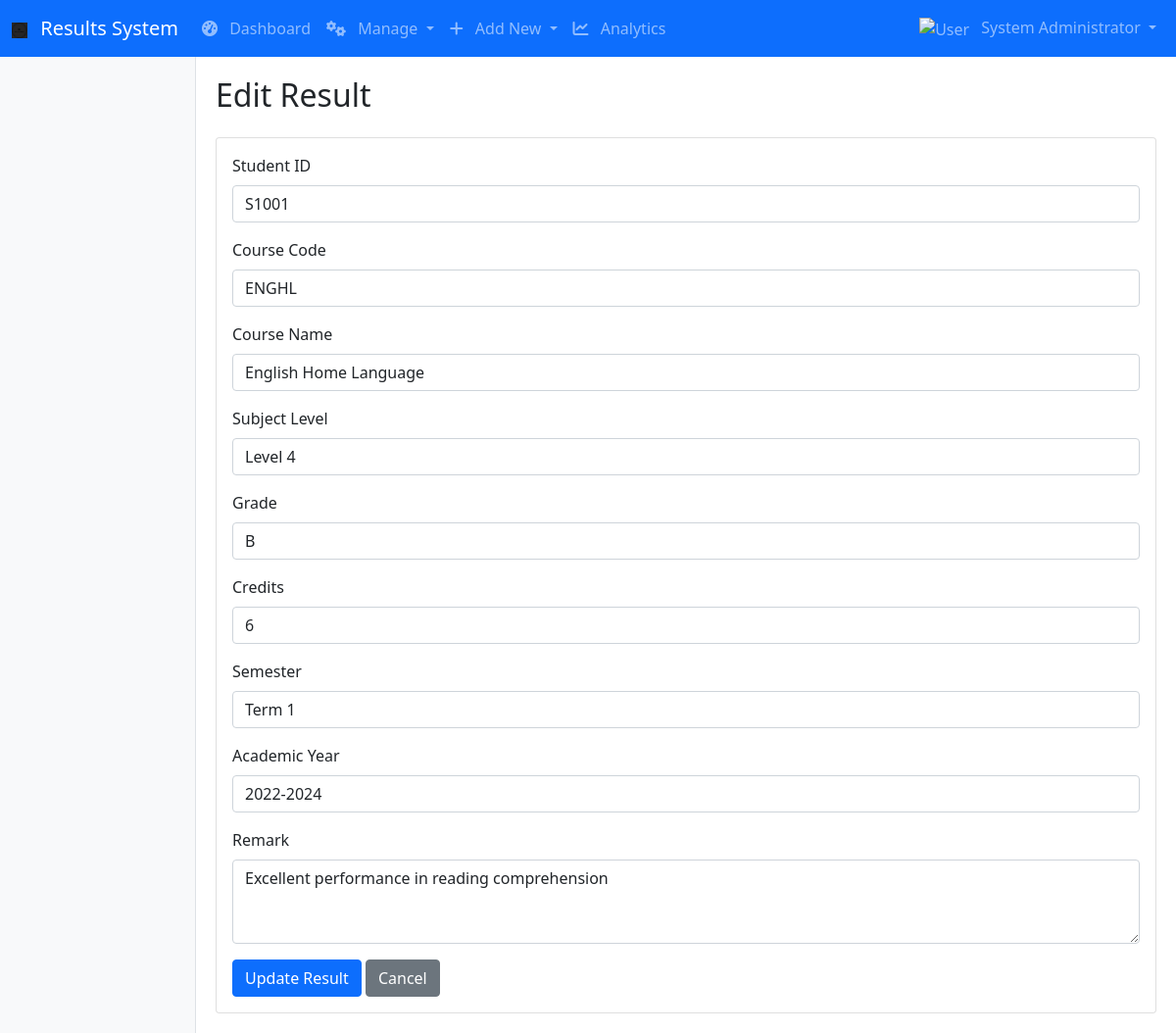
Before: /admin/edit_result/1 (signed in) with the older database file.
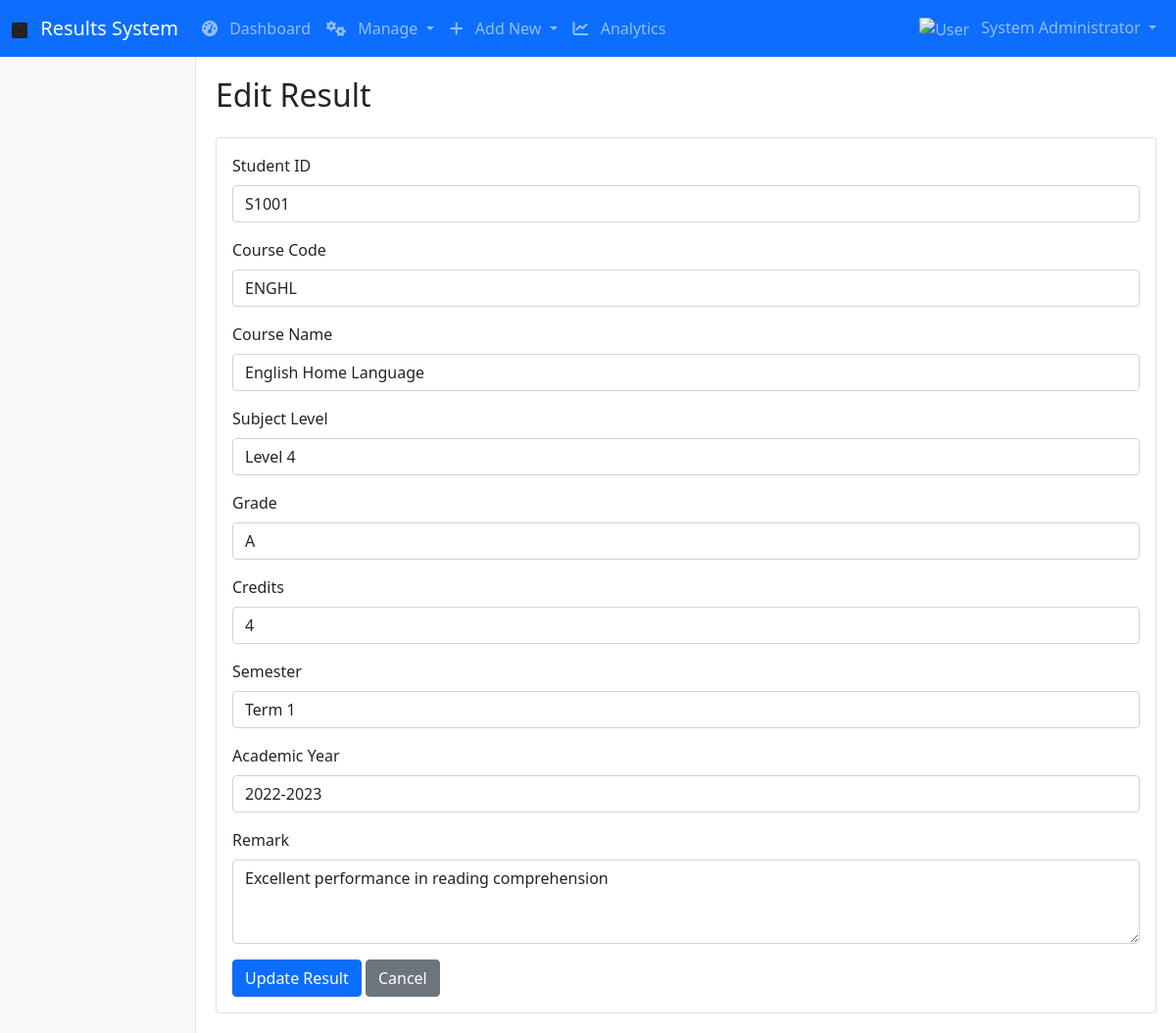
After: the same page with the newer database file.
### tables this page shows
CREATE TABLE results
                 (id INTEGER PRIMARY KEY AUTOINCREMENT,
                 student_id TEXT NOT NULL,
                 course_code TEXT NOT NULL,
                 course_name TEXT NOT NULL,
                 subject_level TEXT,
                 grade TEXT NOT NULL,
                 credits INTEGER,
                 semester TEXT NOT NULL,
                 academic_year TEXT NOT NULL,
                 remark TEXT,
                 FOREIGN KEY (student_id) REFERENCES students (student_id));

### app.py (the view)
    def decorated_function(*args, **kwargs):
        if 'role' not in session or session['role'] != 'admin':
            flash('Admin access required.', 'danger')
            return redirect(url_for('login'))
        return f(*args, **kwargs)

### app.py (called while the page is built, shortened)
def get_db_connection():
    conn = sqlite3.connect('results.db')
    conn.row_factory = sqlite3.Row
    return conn

def admin_required(f):
    def decorated_function(*args, **kwargs):
        if 'role' not in session or session['role'] != 'admin':
            flash('Admin access required.', 'danger')
            return redirect(url_for('login'))
        return f(*args, **kwargs)
    decorated_function.__name__ = f.__name__
    return decorated_function

@app.context_processor
def utility_processor():
    def now(format='%Y-%m-%d %H:%M'):
        return datetime.now().strftime(format)
    return dict(now=now)

@app.route('/admin/edit_result/<int:result_id>', methods=['GET', 'POST'])
@admin_required
def edit_result(result_id):
    conn = get_db_connection()
    result = conn.execute('SELECT * FROM results WHERE id = ?', (result_id,)).fetchone()
    conn.close()
    if not result:
        flash('Result not found.', 'danger')
        return redirect(url_for('manage_results'))
    return render_template('edit_result.html', result=result, subjects=SUBJECTS)

### templates/edit_result.html
{% extends "base.html" %}
{% block content %}
<h2 class="mb-4">Edit Result</h2>
<div class="card">
    <div class="card-body">
        <form method="POST">
            <div class="mb-3">
                <label for="student_id" class="form-label">Student ID</label>
                <input type="text" class="form-control" id="student_id" name="student_id" value="{{ result.student_id }}" required>
            </div>
            <div class="mb-3">
                <label for="course_code" class="form-label">Course Code</label>
                <input type="text" class="form-control" id="course_code" name="course_code" value="{{ result.course_code }}" required>
            </div>
            <div class="mb-3">
                <label for="course_name" class="form-label">Course Name</label>
                <input type="text" class="form-control" id="course_name" name="course_name" value="{{ result.course_name }}" required>
            </div>
            <div class="mb-3">
                <label for="subject_level" class="form-label">Subject Level</label>
                <input type="text" class="form-control" id="subject_level" name="subject_level" value="{{ result.subject_level }}">
            </div>
            <div class="mb-3">
                <label for="grade" class="form-label">Grade</label>
                <input type="text" class="form-control" id="grade" name="grade" value="{{ result.grade }}" required>
            </div>
            <div class="mb-3">
                <label for="credits" class="form-label">Credits</label>
                <input type="number" class="form-control" id="credits" name="credits" value="{{ result.credits }}" required>
            </div>
            <div class="mb-3">
                <label for="semester" class="form-label">Semester</label>
                <input type="text" class="form-control" id="semester" name="semester" value="{{ result.semester }}" required>
            </div>
            <div class="mb-3">
                <label for="academic_year" class="form-label">Academic Year</label>
                <input type="text" class="form-control" id="academic_year" name="academic_year" value="{{ result.academic_year }}" required>
            </div>
            <div class="mb-3">
                <label for="remark" class="form-label">Remark</label>
                <textarea class="form-control" id="remark" name="remark" rows="3">{{ result.remark }}</textarea>
            </div>
            <button type="submit" class="btn btn-primary">Update Result</button>
            <a href="{{ url_for('manage_results') }}" class="btn btn-secondary">Cancel</a>
        </form>
    </div>
</div>
{% endblock %}

Changed rows visible on the page:
changed results "ENGHL": grade "B" → "A"; credits "6" → "4"; academic_year "2022-2024" → "2022-2023"
